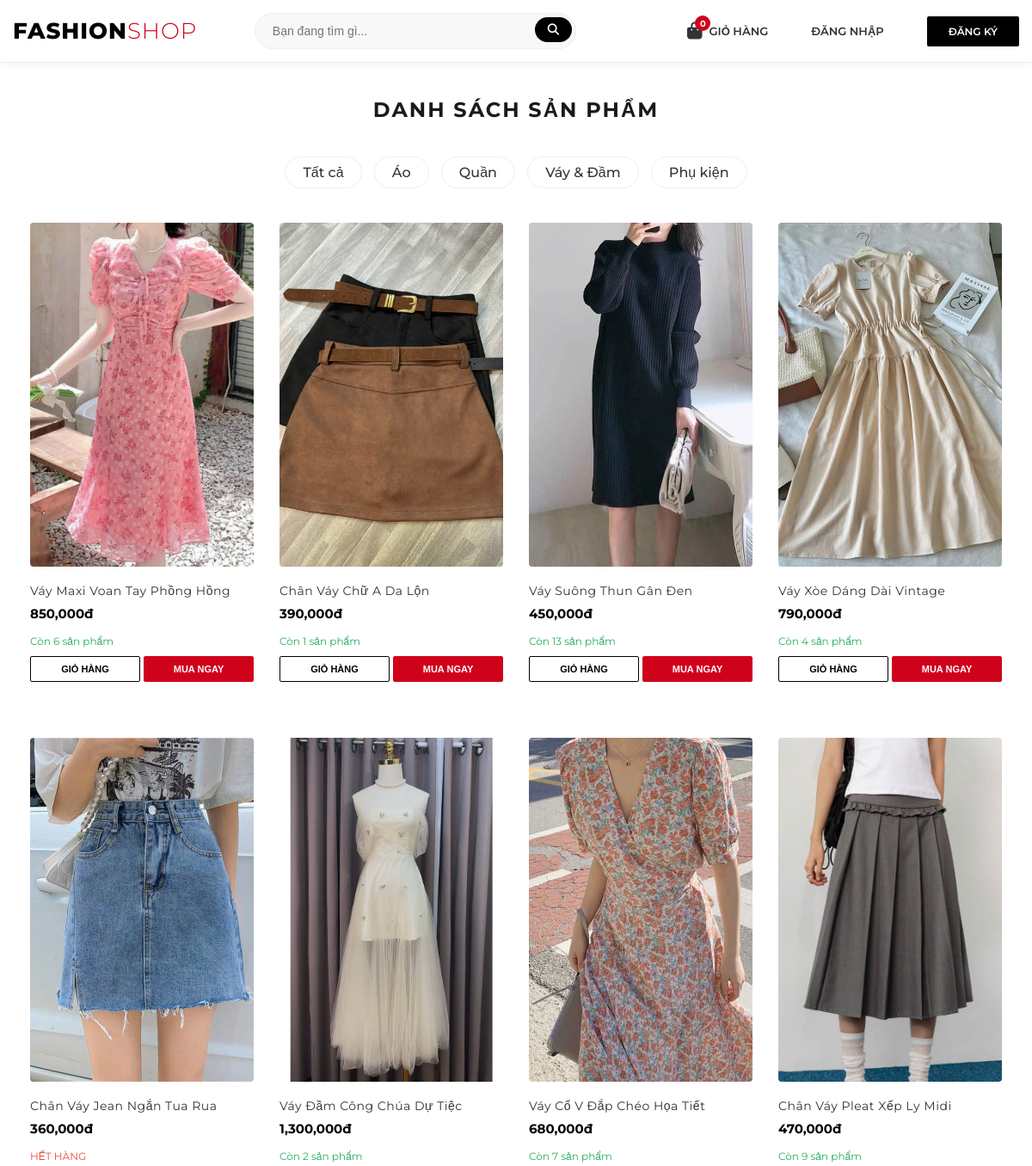
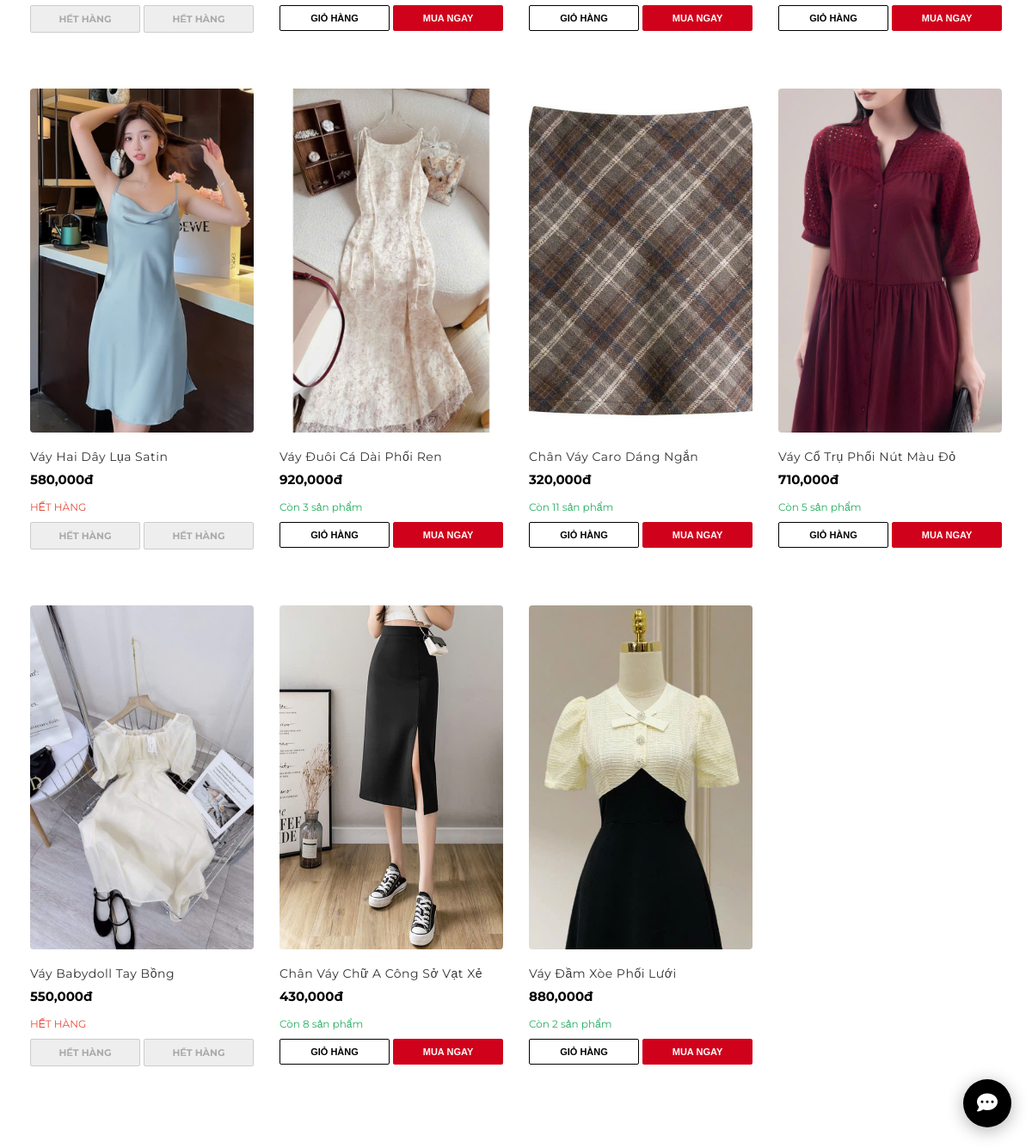
/index.php?category=3, run on the app's committed database (2 pictures, top to bottom).
### tables this page shows
CREATE TABLE `categories` (
  `id` int(11) NOT NULL,
  `name` varchar(100) NOT NULL
);

CREATE TABLE `products` (
  `id` int(11) NOT NULL,
  `category_id` int(11) DEFAULT NULL,
  `name` varchar(255) NOT NULL,
  `price` decimal(10,2) NOT NULL,
  `stock` int(11) NOT NULL DEFAULT 0,
  `description` text DEFAULT NULL,
  `image` varchar(255) DEFAULT NULL
);

### public/index.php (the view, shortened to what this page needs)
<?php
include __DIR__ . '/../templates/partials/header.php';
$search = $_GET['search'] ?? '';
$cat_id = $_GET['category'] ?? '';
$stmt_cats = $pdo->query("SELECT * FROM categories");
$categories = $stmt_cats->fetchAll();
$sql = "SELECT * FROM products WHERE name LIKE ?";
$params = ["%$search%"];
if ($cat_id) {
    $sql .= " AND category_id = ?";
    $params[] = $cat_id;
}
$stmt = $pdo->prepare($sql);
$stmt->execute($params);
$products = $stmt->fetchAll();
?>
<div class="container" style="max-width: 1200px; margin: 0 auto; padding: 20px;">
    <h2 style="text-align: center; text-transform: uppercase; letter-spacing: 2px; margin-bottom: 30px;">
        Danh sách sản phẩm
    </h2>
    <div class="filters" style="text-align: center; margin-bottom: 40px;">
        <a href="index.php" class="<?= !$cat_id ? 'active-filter' : '' ?>"
            style="text-decoration: none; color: #333; padding: 8px 20px; border: 1px solid #eee; margin: 0 5px; border-radius: 20px; display: inline-block;">
            Tất cả
        </a>
        <?php foreach ($categories as $cat): ?>
            <a href="index.php?category=<?= $cat['id'] ?>"
                style="text-decoration: none; color: #333; padding: 8px 20px; border: 1px solid #eee; margin: 0 5px; border-radius: 20px; display: inline-block;">
                <?= $cat['name'] ?>
            </a>
        <?php endforeach; ?>
    </div>
    <div class="product-grid">
        <?php if (count($products) > 0): ?>
            <?php foreach ($products as $p): ?>
                <div class="product-card">
                    <a href="product.php?id=<?= $p['id']; ?>">
                        <img src="/assets/images/<?= $p['image']; ?>" alt="<?= $p['name']; ?>">
                    </a>
                    <div class="product-info">
                        <div class="product-name"><?= $p['name']; ?></div>
                        <div class="product-price"><?= number_format($p['price']); ?>đ</div>
                        <?php $outOfStock = (int)($p['stock'] ?? 0) <= 0; ?>
                        <p style="font-size: 12px; color: <?= $outOfStock ? '#e74c3c' : '#27ae60' ?>; margin: 5px 0;">
                            <?= $outOfStock ? 'HẾT HÀNG' : 'Còn ' . (int)$p['stock'] . ' sản phẩm' ?>
                        </p>
                        <form action="add_to_cart.php" method="POST" style="margin-top: 10px;">
                            <div style="display: flex; gap: 4px;">
                                <?php if ($outOfStock): ?>
                                    <span style="flex:1; padding:8px 2px; font-size:11px; text-align:center; border:1px solid #ccc; background:#eee; color:#aaa; font-weight:bold; border-radius:2px;">HẾT HÀNG</span>
                                    <span style="flex:1; padding:8px 2px; font-size:11px; text-align:center; border:1px solid #ccc; background:#eee; color:#aaa; font-weight:bold; border-radius:2px;">HẾT HÀNG</span>
                                <?php else: ?>
                                    <button type="submit" name="action" value="add"
                                        style="flex:1; padding:8px 2px; font-size:11px; cursor:pointer; border:1px solid #000; background:#fff; color:#000; font-weight:bold; border-radius:2px;">
                                        GIỎ HÀNG
                                    </button>
                                    <button type="submit" name="action" value="buy_now"
                                        style="flex:1; padding:8px 2px; font-size:11px; cursor:pointer; background:#d0021b; border:1px solid #d0021b; color:#fff; font-weight:bold; border-radius:2px;">
                                        MUA NGAY
                                    </button>
                                <?php endif; ?>
                            </div>
                        </form>
                    </div>
                </div>
            <?php endforeach; ?>
        <?php else: ?>
            <p style="text-align: center; width: 100%; grid-column: 1 / -1;">Không tìm thấy sản phẩm nào.</p>
        <?php endif; ?>
    </div>
</div>
<?php include __DIR__ . '/../templates/partials/footer.php'; ?>

### public/assets/css/style.css (style rules this page uses)
:root { --main-color: #1a1a1a; --accent-color: #ff4757; --text-muted: #777; --border-color: #eee; }
body { font-family: 'Montserrat', sans-serif; color: var(--main-color); background-color: #fff; margin: 0; }
.product-grid { display: grid; grid-template-columns: repeat(auto-fill, minmax(250px, 1fr)); gap: 30px; max-width: 1200px; margin: 40px auto; padding: 0 15px; }
.product-card { position: relative; overflow: hidden; transition: 0.4s; }
.product-card img { width: 100%; height: 380px; object-fit: cover; transition: 0.5s; }
.product-info { padding: 15px 0; text-align: left; }
.product-name { font-size: 15px; margin-bottom: 5px; font-weight: 400; text-transform: capitalize; }
.product-price { font-weight: 700; font-size: 16px; }
.filters { margin: 40px 0; }
.filters a { transition: all 0.3s ease; border-color: #ddd; font-weight: 500; }
.product-card { border: none; margin-bottom: 20px; }
.product-card img { width: 100%; height: 400px; object-fit: cover; border-radius: 4px; transition: transform 0.6s ease; }
.product-info { padding-top: 15px; }
.product-name { font-size: 14px; color: #333; margin-bottom: 8px; letter-spacing: 0.5px; }
.product-price { font-size: 15px; color: #000; margin-bottom: 15px; }

### templates/partials/header.php (style rules this page uses)
body { font-family: 'Montserrat', sans-serif; }

### data on the page
categories: name "Áo"
categories: name "Quần"
categories: name "Váy & Đầm"
categories: name "Phụ kiện"
products: image (picture), name "Váy Maxi Voan Tay Phồng Hồng", price "850,000", stock "6", shows "GIỎ HÀNG"
products: image (picture), name "Chân Váy Chữ A Da Lộn", price "390,000", stock "1", shows "GIỎ HÀNG"
products: image (picture), name "Váy Suông Thun Gân Đen", price "450,000", stock "13", shows "GIỎ HÀNG"
products: image (picture), name "Váy Xòe Dáng Dài Vintage", price "790,000", stock "4", shows "GIỎ HÀNG"
products: image (picture), name "Chân Váy Jean Ngắn Tua Rua", price "360,000", stock "HẾT HÀNG"
products: image (picture), name "Váy Đầm Công Chúa Dự Tiệc", price "1,300,000", stock "2", shows "GIỎ HÀNG"
products: image (picture), name "Váy Cổ V Đắp Chéo Họa Tiết", price "680,000", stock "7", shows "GIỎ HÀNG"
products: image (picture), name "Chân Váy Pleat Xếp Ly Midi", price "470,000", stock "9", shows "GIỎ HÀNG"
products: image (picture), name "Váy Hai Dây Lụa Satin", price "580,000", stock "HẾT HÀNG"
products: image (picture), name "Váy Đuôi Cá Dài Phối Ren", price "920,000", stock "3", shows "GIỎ HÀNG"
products: image (picture), name "Chân Váy Caro Dáng Ngắn", price "320,000", stock "11", shows "GIỎ HÀNG"
products: image (picture), name "Váy Cổ Trụ Phối Nút Màu Đỏ", price "710,000", stock "5", shows "GIỎ HÀNG"
products: image (picture), name "Váy Babydoll Tay Bồng", price "550,000", stock "HẾT HÀNG"
products: image (picture), name "Chân Váy Chữ A Công Sở Vạt Xẻ", price "430,000", stock "8", shows "GIỎ HÀNG"
products: image (picture), name "Váy Đầm Xòe Phối Lưới", price "880,000", stock "2", shows "GIỎ HÀNG"

### other printed values
$total_items "0"
